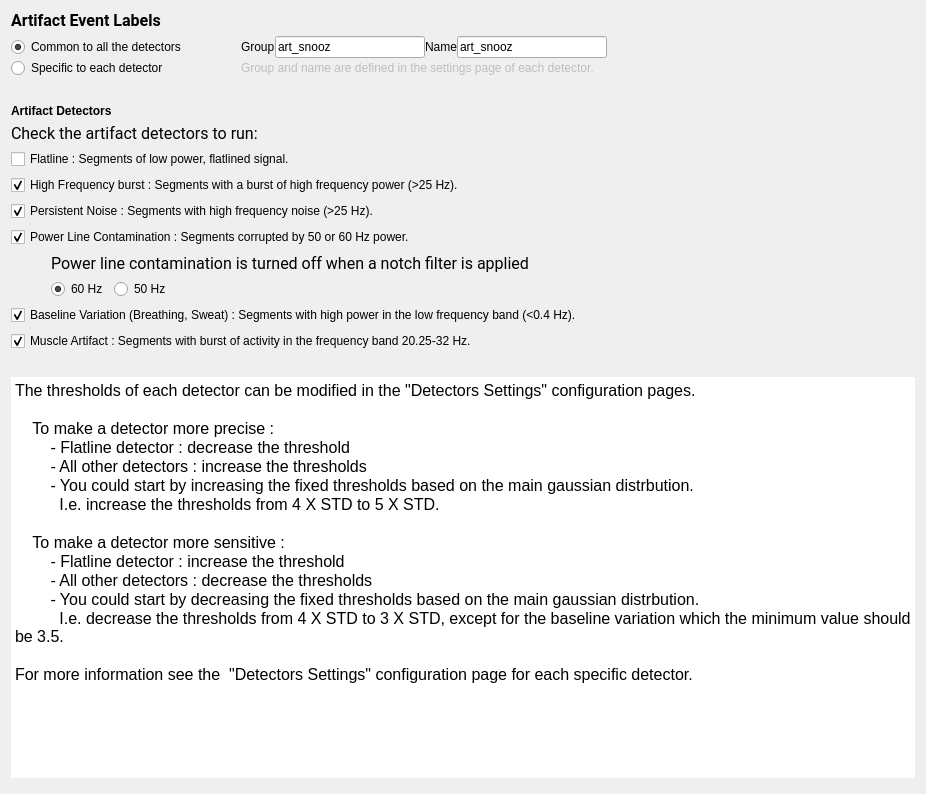
<?xml version="1.0" encoding="UTF-8"?>
<ui version="4.0">
 <class>DetectorsStep</class>
 <widget class="QWidget" name="DetectorsStep">
  <property name="geometry">
   <rect>
    <x>0</x>
    <y>0</y>
    <width>926</width>
    <height>794</height>
   </rect>
  </property>
  <property name="windowTitle">
   <string/>
  </property>
  <property name="styleSheet">
   <string notr="true">font: 12pt &quot;Roboto&quot;;</string>
  </property>
  <layout class="QVBoxLayout" name="verticalLayout_5">
   <item>
    <widget class="QLabel" name="label_3">
     <property name="font">
      <font>
       <family>Roboto</family>
       <pointsize>12</pointsize>
       <italic>false</italic>
       <bold>false</bold>
      </font>
     </property>
     <property name="text">
      <string>&lt;html&gt;&lt;head/&gt;&lt;body&gt;&lt;p&gt;&lt;span style=&quot; font-weight:600;&quot;&gt;Artifact Event Labels&lt;/span&gt;&lt;/p&gt;&lt;/body&gt;&lt;/html&gt;</string>
     </property>
    </widget>
   </item>
   <item>
    <layout class="QVBoxLayout" name="verticalLayout_3">
     <property name="spacing">
      <number>0</number>
     </property>
     <item>
      <layout class="QHBoxLayout" name="horizontalLayout_2">
       <item>
        <widget class="QRadioButton" name="common_radioButton">
         <property name="minimumSize">
          <size>
           <width>230</width>
           <height>0</height>
          </size>
         </property>
         <property name="maximumSize">
          <size>
           <width>230</width>
           <height>16777215</height>
          </size>
         </property>
         <property name="text">
          <string>Common to all the detectors</string>
         </property>
         <property name="checked">
          <bool>true</bool>
         </property>
         <attribute name="buttonGroup">
          <string notr="true">buttonGroup</string>
         </attribute>
        </widget>
       </item>
       <item>
        <widget class="QLabel" name="label_4">
         <property name="text">
          <string>Group</string>
         </property>
        </widget>
       </item>
       <item>
        <widget class="QLineEdit" name="unique_group_lineEdit">
         <property name="minimumSize">
          <size>
           <width>150</width>
           <height>0</height>
          </size>
         </property>
         <property name="maximumSize">
          <size>
           <width>150</width>
           <height>16777215</height>
          </size>
         </property>
         <property name="toolTip">
          <string>Write the common artifact event name to use for all the detectors.</string>
         </property>
         <property name="text">
          <string>art_snooz</string>
         </property>
         <property name="alignment">
          <set>Qt::AlignmentFlag::AlignLeading|Qt::AlignmentFlag::AlignLeft|Qt::AlignmentFlag::AlignVCenter</set>
         </property>
        </widget>
       </item>
       <item>
        <widget class="QLabel" name="label_5">
         <property name="text">
          <string>Name</string>
         </property>
        </widget>
       </item>
       <item>
        <widget class="QLineEdit" name="unique_name_lineEdit">
         <property name="minimumSize">
          <size>
           <width>150</width>
           <height>0</height>
          </size>
         </property>
         <property name="maximumSize">
          <size>
           <width>150</width>
           <height>16777215</height>
          </size>
         </property>
         <property name="text">
          <string>art_snooz</string>
         </property>
        </widget>
       </item>
       <item>
        <spacer name="horizontalSpacer_2">
         <property name="orientation">
          <enum>Qt::Orientation::Horizontal</enum>
         </property>
         <property name="sizeHint" stdset="0">
          <size>
           <width>40</width>
           <height>20</height>
          </size>
         </property>
        </spacer>
       </item>
      </layout>
     </item>
     <item>
      <layout class="QHBoxLayout" name="horizontalLayout_3">
       <item>
        <widget class="QRadioButton" name="specific_radioButton">
         <property name="minimumSize">
          <size>
           <width>230</width>
           <height>0</height>
          </size>
         </property>
         <property name="maximumSize">
          <size>
           <width>230</width>
           <height>16777215</height>
          </size>
         </property>
         <property name="text">
          <string>Specific to each detector</string>
         </property>
         <attribute name="buttonGroup">
          <string notr="true">buttonGroup</string>
         </attribute>
        </widget>
       </item>
       <item>
        <widget class="QLabel" name="specific_name_label">
         <property name="enabled">
          <bool>false</bool>
         </property>
         <property name="maximumSize">
          <size>
           <width>16777215</width>
           <height>16777215</height>
          </size>
         </property>
         <property name="text">
          <string>Group and name are defined in the settings page of each detector.</string>
         </property>
        </widget>
       </item>
       <item>
        <spacer name="horizontalSpacer_6">
         <property name="orientation">
          <enum>Qt::Orientation::Horizontal</enum>
         </property>
         <property name="sizeHint" stdset="0">
          <size>
           <width>40</width>
           <height>20</height>
          </size>
         </property>
        </spacer>
       </item>
      </layout>
     </item>
    </layout>
   </item>
   <item>
    <spacer name="verticalSpacer_3">
     <property name="orientation">
      <enum>Qt::Orientation::Vertical</enum>
     </property>
     <property name="sizeType">
      <enum>QSizePolicy::Policy::Minimum</enum>
     </property>
     <property name="sizeHint" stdset="0">
      <size>
       <width>20</width>
       <height>20</height>
      </size>
     </property>
    </spacer>
   </item>
   <item>
    <layout class="QVBoxLayout" name="verticalLayout_2">
     <item>
      <widget class="QLabel" name="label_6">
       <property name="text">
        <string>&lt;html&gt;&lt;head/&gt;&lt;body&gt;&lt;p&gt;&lt;span style=&quot; font-weight:600;&quot;&gt;Artifact Detectors&lt;/span&gt;&lt;/p&gt;&lt;/body&gt;&lt;/html&gt;</string>
       </property>
      </widget>
     </item>
     <item>
      <widget class="QLabel" name="label_2">
       <property name="font">
        <font>
         <family>Roboto</family>
         <pointsize>12</pointsize>
         <italic>false</italic>
         <bold>false</bold>
        </font>
       </property>
       <property name="text">
        <string>Check the artifact detectors to run:</string>
       </property>
      </widget>
     </item>
     <item>
      <widget class="QCheckBox" name="flatline_checkBox">
       <property name="text">
        <string>Flatline : Segments of low power, flatlined signal.</string>
       </property>
       <property name="checked">
        <bool>false</bool>
       </property>
      </widget>
     </item>
     <item>
      <widget class="QCheckBox" name="highfreq_checkBox">
       <property name="text">
        <string>High Frequency burst : Segments with a burst of high frequency power (&gt;25 Hz).</string>
       </property>
       <property name="checked">
        <bool>true</bool>
       </property>
      </widget>
     </item>
     <item>
      <widget class="QCheckBox" name="persistent_checkBox">
       <property name="text">
        <string>Persistent Noise : Segments with high frequency noise (&gt;25 Hz).</string>
       </property>
       <property name="checked">
        <bool>true</bool>
       </property>
      </widget>
     </item>
     <item>
      <widget class="QCheckBox" name="powerline_checkBox">
       <property name="text">
        <string>Power Line Contamination : Segments corrupted by 50 or 60 Hz power.</string>
       </property>
       <property name="checked">
        <bool>true</bool>
       </property>
      </widget>
     </item>
     <item>
      <layout class="QVBoxLayout" name="verticalLayout">
       <item>
        <layout class="QHBoxLayout" name="horizontalLayout_5">
         <item>
          <spacer name="horizontalSpacer_5">
           <property name="orientation">
            <enum>Qt::Orientation::Horizontal</enum>
           </property>
           <property name="sizeType">
            <enum>QSizePolicy::Policy::Fixed</enum>
           </property>
           <property name="sizeHint" stdset="0">
            <size>
             <width>40</width>
             <height>20</height>
            </size>
           </property>
          </spacer>
         </item>
         <item>
          <widget class="QLabel" name="label">
           <property name="font">
            <font>
             <family>Roboto</family>
             <pointsize>12</pointsize>
             <italic>false</italic>
             <bold>false</bold>
            </font>
           </property>
           <property name="text">
            <string>Power line contamination is turned off when a notch filter is applied</string>
           </property>
          </widget>
         </item>
        </layout>
       </item>
       <item>
        <layout class="QHBoxLayout" name="horizontalLayout">
         <item>
          <spacer name="horizontalSpacer_4">
           <property name="orientation">
            <enum>Qt::Orientation::Horizontal</enum>
           </property>
           <property name="sizeType">
            <enum>QSizePolicy::Policy::Fixed</enum>
           </property>
           <property name="sizeHint" stdset="0">
            <size>
             <width>40</width>
             <height>20</height>
            </size>
           </property>
          </spacer>
         </item>
         <item>
          <widget class="QRadioButton" name="radioButton_60Hz">
           <property name="maximumSize">
            <size>
             <width>150</width>
             <height>16777215</height>
            </size>
           </property>
           <property name="text">
            <string>60 Hz</string>
           </property>
           <property name="checked">
            <bool>true</bool>
           </property>
           <attribute name="buttonGroup">
            <string notr="true">buttonGroup_2</string>
           </attribute>
          </widget>
         </item>
         <item>
          <widget class="QRadioButton" name="radioButton_50Hz">
           <property name="maximumSize">
            <size>
             <width>150</width>
             <height>16777215</height>
            </size>
           </property>
           <property name="text">
            <string>50 Hz</string>
           </property>
           <attribute name="buttonGroup">
            <string notr="true">buttonGroup_2</string>
           </attribute>
          </widget>
         </item>
         <item>
          <spacer name="horizontalSpacer_3">
           <property name="orientation">
            <enum>Qt::Orientation::Horizontal</enum>
           </property>
           <property name="sizeHint" stdset="0">
            <size>
             <width>40</width>
             <height>20</height>
            </size>
           </property>
          </spacer>
         </item>
        </layout>
       </item>
      </layout>
     </item>
     <item>
      <widget class="QCheckBox" name="bslvar_checkBox">
       <property name="text">
        <string>Baseline Variation (Breathing, Sweat) : Segments with high power in the low frequency band (&lt;0.4 Hz).</string>
       </property>
       <property name="checked">
        <bool>true</bool>
       </property>
      </widget>
     </item>
     <item>
      <widget class="QCheckBox" name="muscle_checkBox">
       <property name="text">
        <string>Muscle Artifact : Segments with burst of activity in the frequency band 20.25-32 Hz.</string>
       </property>
       <property name="checked">
        <bool>true</bool>
       </property>
      </widget>
     </item>
    </layout>
   </item>
   <item>
    <spacer name="verticalSpacer">
     <property name="orientation">
      <enum>Qt::Orientation::Vertical</enum>
     </property>
     <property name="sizeType">
      <enum>QSizePolicy::Policy::Minimum</enum>
     </property>
     <property name="sizeHint" stdset="0">
      <size>
       <width>20</width>
       <height>20</height>
      </size>
     </property>
    </spacer>
   </item>
   <item>
    <widget class="QTextEdit" name="textEdit">
     <property name="sizePolicy">
      <sizepolicy hsizetype="Expanding" vsizetype="Expanding">
       <horstretch>0</horstretch>
       <verstretch>0</verstretch>
      </sizepolicy>
     </property>
     <property name="minimumSize">
      <size>
       <width>0</width>
       <height>0</height>
      </size>
     </property>
     <property name="maximumSize">
      <size>
       <width>16777215</width>
       <height>16777215</height>
      </size>
     </property>
     <property name="frameShape">
      <enum>QFrame::Shape::VLine</enum>
     </property>
     <property name="lineWidth">
      <number>0</number>
     </property>
     <property name="sizeAdjustPolicy">
      <enum>QAbstractScrollArea::SizeAdjustPolicy::AdjustToContents</enum>
     </property>
     <property name="readOnly">
      <bool>true</bool>
     </property>
     <property name="html">
      <string>&lt;!DOCTYPE HTML PUBLIC &quot;-//W3C//DTD HTML 4.0//EN&quot; &quot;http://www.w3.org/TR/REC-html40/strict.dtd&quot;&gt;
&lt;html&gt;&lt;head&gt;&lt;meta name=&quot;qrichtext&quot; content=&quot;1&quot; /&gt;&lt;meta charset=&quot;utf-8&quot; /&gt;&lt;style type=&quot;text/css&quot;&gt;
p, li { white-space: pre-wrap; }
hr { height: 1px; border-width: 0; }
li.unchecked::marker { content: &quot;\2610&quot;; }
li.checked::marker { content: &quot;\2612&quot;; }
&lt;/style&gt;&lt;/head&gt;&lt;body style=&quot; font-family:'Roboto'; font-size:12pt; font-weight:400; font-style:normal;&quot;&gt;
&lt;p style=&quot; margin-top:0px; margin-bottom:0px; margin-left:0px; margin-right:0px; -qt-block-indent:0; text-indent:0px;&quot;&gt;The thresholds of each detector can be modified in the &amp;quot;Detectors Settings&amp;quot; configuration pages.&lt;/p&gt;
&lt;p style=&quot;-qt-paragraph-type:empty; margin-top:0px; margin-bottom:0px; margin-left:0px; margin-right:0px; -qt-block-indent:0; text-indent:0px;&quot;&gt;&lt;br /&gt;&lt;/p&gt;
&lt;p style=&quot; margin-top:0px; margin-bottom:0px; margin-left:0px; margin-right:0px; -qt-block-indent:0; text-indent:0px;&quot;&gt;    To make a detector more precise : &lt;/p&gt;
&lt;p style=&quot; margin-top:0px; margin-bottom:0px; margin-left:0px; margin-right:0px; -qt-block-indent:0; text-indent:0px;&quot;&gt;        - Flatline detector : decrease the threshold&lt;/p&gt;
&lt;p style=&quot; margin-top:0px; margin-bottom:0px; margin-left:0px; margin-right:0px; -qt-block-indent:0; text-indent:0px;&quot;&gt;        - All other detectors : increase the thresholds&lt;/p&gt;
&lt;p style=&quot; margin-top:0px; margin-bottom:0px; margin-left:0px; margin-right:0px; -qt-block-indent:0; text-indent:0px;&quot;&gt;        - You could start by increasing the fixed thresholds based on the main gaussian distrbution.&lt;/p&gt;
&lt;p style=&quot; margin-top:0px; margin-bottom:0px; margin-left:0px; margin-right:0px; -qt-block-indent:0; text-indent:0px;&quot;&gt;          I.e. increase the thresholds from 4 X STD to 5 X STD.&lt;/p&gt;
&lt;p style=&quot;-qt-paragraph-type:empty; margin-top:0px; margin-bottom:0px; margin-left:0px; margin-right:0px; -qt-block-indent:0; text-indent:0px;&quot;&gt;&lt;br /&gt;&lt;/p&gt;
&lt;p style=&quot; margin-top:0px; margin-bottom:0px; margin-left:0px; margin-right:0px; -qt-block-indent:0; text-indent:0px;&quot;&gt;    To make a detector more sensitive : &lt;/p&gt;
&lt;p style=&quot; margin-top:0px; margin-bottom:0px; margin-left:0px; margin-right:0px; -qt-block-indent:0; text-indent:0px;&quot;&gt;        - Flatline detector : increase the threshold&lt;/p&gt;
&lt;p style=&quot; margin-top:0px; margin-bottom:0px; margin-left:0px; margin-right:0px; -qt-block-indent:0; text-indent:0px;&quot;&gt;        - All other detectors : decrease the thresholds&lt;/p&gt;
&lt;p style=&quot; margin-top:0px; margin-bottom:0px; margin-left:0px; margin-right:0px; -qt-block-indent:0; text-indent:0px;&quot;&gt;        - You could start by decreasing the fixed thresholds based on the main gaussian distrbution.&lt;/p&gt;
&lt;p style=&quot; margin-top:0px; margin-bottom:0px; margin-left:0px; margin-right:0px; -qt-block-indent:0; text-indent:0px;&quot;&gt;          I.e. decrease the thresholds from 4 X STD to 3 X STD, except for the baseline variation which the minimum value should be 3.5.&lt;/p&gt;
&lt;p style=&quot;-qt-paragraph-type:empty; margin-top:0px; margin-bottom:0px; margin-left:0px; margin-right:0px; -qt-block-indent:0; text-indent:0px;&quot;&gt;&lt;br /&gt;&lt;/p&gt;
&lt;p style=&quot; margin-top:0px; margin-bottom:0px; margin-left:0px; margin-right:0px; -qt-block-indent:0; text-indent:0px;&quot;&gt;For more information see the  &amp;quot;Detectors Settings&amp;quot; configuration page for each specific detector. &lt;/p&gt;&lt;/body&gt;&lt;/html&gt;</string>
     </property>
    </widget>
   </item>
   <item>
    <spacer name="verticalSpacer_2">
     <property name="orientation">
      <enum>Qt::Orientation::Vertical</enum>
     </property>
     <property name="sizeType">
      <enum>QSizePolicy::Policy::Preferred</enum>
     </property>
     <property name="sizeHint" stdset="0">
      <size>
       <width>20</width>
       <height>5</height>
      </size>
     </property>
    </spacer>
   </item>
  </layout>
 </widget>
 <resources>
  <include location="../../../../../snooz-toolbox/src/main/python/ui/themes/themes.qrc"/>
 </resources>
 <connections>
  <connection>
   <sender>radioButton_50Hz</sender>
   <signal>clicked()</signal>
   <receiver>DetectorsStep</receiver>
   <slot>update_settings_slot()</slot>
   <hints>
    <hint type="sourcelabel">
     <x>457</x>
     <y>202</y>
    </hint>
    <hint type="destinationlabel">
     <x>505</x>
     <y>347</y>
    </hint>
   </hints>
  </connection>
  <connection>
   <sender>radioButton_60Hz</sender>
   <signal>clicked()</signal>
   <receiver>DetectorsStep</receiver>
   <slot>update_settings_slot()</slot>
   <hints>
    <hint type="sourcelabel">
     <x>189</x>
     <y>202</y>
    </hint>
    <hint type="destinationlabel">
     <x>505</x>
     <y>347</y>
    </hint>
   </hints>
  </connection>
  <connection>
   <sender>powerline_checkBox</sender>
   <signal>clicked()</signal>
   <receiver>DetectorsStep</receiver>
   <slot>update_settings_slot()</slot>
   <hints>
    <hint type="sourcelabel">
     <x>323</x>
     <y>157</y>
    </hint>
    <hint type="destinationlabel">
     <x>505</x>
     <y>347</y>
    </hint>
   </hints>
  </connection>
  <connection>
   <sender>common_radioButton</sender>
   <signal>clicked()</signal>
   <receiver>DetectorsStep</receiver>
   <slot>update_event_label_slot()</slot>
   <hints>
    <hint type="sourcelabel">
     <x>161</x>
     <y>47</y>
    </hint>
    <hint type="destinationlabel">
     <x>505</x>
     <y>347</y>
    </hint>
   </hints>
  </connection>
  <connection>
   <sender>specific_radioButton</sender>
   <signal>clicked()</signal>
   <receiver>DetectorsStep</receiver>
   <slot>update_event_label_slot()</slot>
   <hints>
    <hint type="sourcelabel">
     <x>161</x>
     <y>79</y>
    </hint>
    <hint type="destinationlabel">
     <x>505</x>
     <y>347</y>
    </hint>
   </hints>
  </connection>
  <connection>
   <sender>unique_group_lineEdit</sender>
   <signal>editingFinished()</signal>
   <receiver>DetectorsStep</receiver>
   <slot>update_event_label_slot()</slot>
   <hints>
    <hint type="sourcelabel">
     <x>443</x>
     <y>47</y>
    </hint>
    <hint type="destinationlabel">
     <x>505</x>
     <y>347</y>
    </hint>
   </hints>
  </connection>
  <connection>
   <sender>unique_name_lineEdit</sender>
   <signal>editingFinished()</signal>
   <receiver>DetectorsStep</receiver>
   <slot>update_event_label_slot()</slot>
   <hints>
    <hint type="sourcelabel">
     <x>650</x>
     <y>47</y>
    </hint>
    <hint type="destinationlabel">
     <x>505</x>
     <y>347</y>
    </hint>
   </hints>
  </connection>
 </connections>
 <slots>
  <slot>update_settings_slot()</slot>
  <slot>update_event_label_slot()</slot>
  <slot>update_stages_slot()</slot>
 </slots>
 <buttongroups>
  <buttongroup name="buttonGroup_2"/>
  <buttongroup name="buttonGroup"/>
 </buttongroups>
</ui>
